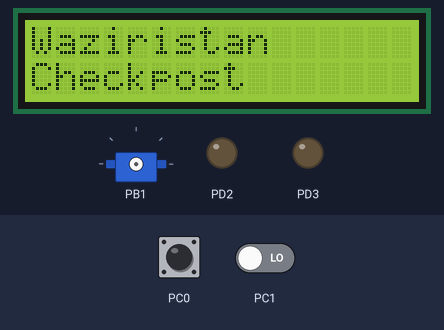
A program run on a simulated ATmega328P, built with avr-gcc and emulated at 16 MHz. On the bench: 16×2 character LCD, servo, output pins drawn as LEDs (lit = HIGH). Wiring (inferred from the names in the program): character LCD (HD44780): RS PD0; E PD1; data PD4, PD5, PD6, PD7. The test bench sets the inputs (shaded band); at power-on: PC0 LOW, PC1 LOW. Servo pulses on a pin are drawn as a servo (544–2400 µs = 0–180°); pins used as bus, display or sensor lines are not drawn.

Above: at 2.9 s.
3.0 s: PC0 driven HIGH
At 4.4 s:
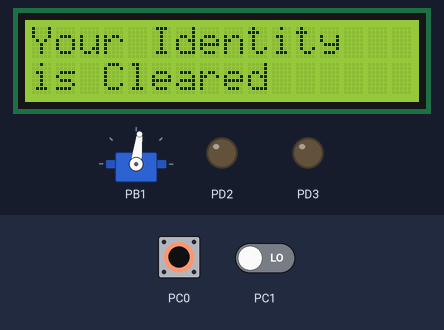
4.7 s: PC1 driven HIGH
At 5.4 s:
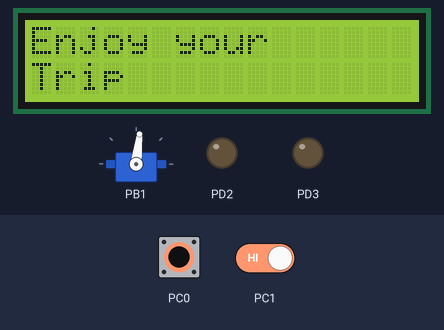
6.2 s: PC0 driven LOW
At 7.4 s:
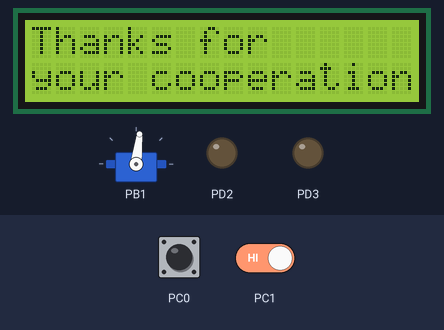
8.4 s: PC1 driven LOW
At 9.0 s:
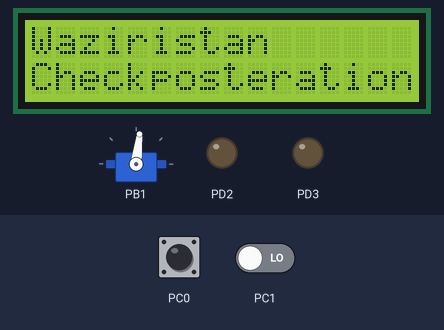
12.6 s: PC0 pulsed HIGH 2 times (0.12 s each, 0.3 s apart)
At 14.9 s:
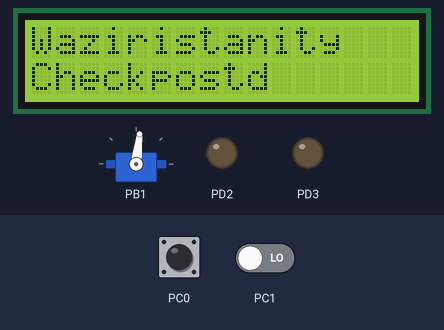
Timing chart, 0 to 16.4 s (numbered marks = the images above; inputs shaded):
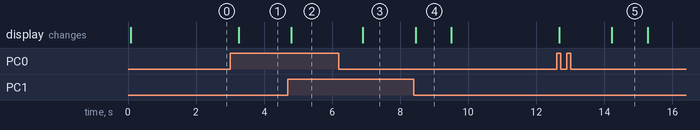

Measured:
- after the input at 3.0 s, the display: changes after 0.25 s (image 1)
- after the input at 4.7 s, the display: changes after 0.09 s (image 2)
- after the input at 6.2 s, the display: changes after 0.70 s (image 3)
- after the input at 8.4 s, the display: changes after 0.05 s (image 4)
- after the input at 12.6 s, the display: first changes after 0.08 s (image 5 shows a later state)
- what the display in image 4 shows lasts 1.1 s, from 8.4 s to 9.5 s

The program:

main.cpp
```cpp
/*
 * Lab_11.cpp
 *
 * Created: 7/4/2023 1:25:58 PM
 * Author : fahim
 */

#define F_CPU 16000000UL
#include <avr/io.h>
#include <util/delay.h>
#define LCD_Port PORTD
#define LCD_DPin  DDRD
#define RSPIN PD0
#define ENPIN PD1

void LCD_Action(unsigned char cmnd)
{
	LCD_Port = (LCD_Port & 0x0F) | (cmnd & 0xF0);
	LCD_Port &= ~ (1<<RSPIN);
	LCD_Port |= (1<<ENPIN);
	_delay_us(1);
	LCD_Port &= ~ (1<<ENPIN);
	_delay_us(200);
	LCD_Port = (LCD_Port & 0x0F) | (cmnd << 4);
	LCD_Port |= (1<<ENPIN);
	_delay_us(1);
	LCD_Port &= ~ (1<<ENPIN);
	_delay_ms(2);
}

void LCD_Init (void)
{
	LCD_DPin = 0xFF;
	_delay_ms(15);
	LCD_Action(0x33);
	LCD_Action(0x32);
	LCD_Action(0x28);
	LCD_Action(0x02);
	LCD_Action(0x0c);
	LCD_Action(0x06);
	LCD_Action(0x01);
	_delay_ms(2);
}

void LCD_Clear()
{
	LCD_Action (0x01);
	_delay_ms(2);
	LCD_Action (0x80);
}

void LCD_Print (char *str)
{
	int i;
	for(i=0; str[i]!=0; i++)
	{
		LCD_Port = (LCD_Port & 0x0F) | (str[i] & 0xF0);
		LCD_Port |= (1<<RSPIN);
		LCD_Port|= (1<<ENPIN);
		_delay_us(1);
		LCD_Port &= ~ (1<<ENPIN);
		_delay_us(200);
		LCD_Port = (LCD_Port & 0x0F) | (str[i] << 4);
		LCD_Port |= (1<<ENPIN);
		_delay_us(1);
		LCD_Port &= ~ (1<<ENPIN);
		_delay_ms(2);
	}
}

void LCD_Printpos (char row, char pos, char *str)
{
	if (row == 0 && pos<16)
	LCD_Action((pos & 0x0F)|0x80);
	else if (row == 1 && pos<16)
	LCD_Action((pos & 0x0F)|0xC0);
	LCD_Print(str);
}

void servo1 ()
{
	TCCR1A |=(1<<WGM11)|(1<<COM1A1);
	TCCR1B |= (1<<WGM12)|(1<<WGM13)|(1<<CS11);
	ICR1 = 39999;
	int offset = 800;
	{
		OCR1A = 1999+ offset;
		_delay_ms(500);
	}
}

void servo2 ()
{
	TCCR1A |=(1<<WGM11)|(1<<COM1A1);
	TCCR1B |= (1<<WGM12)|(1<<WGM13)|(1<<CS11);
	ICR1 = 39999;
	int offset = 800;
	{
		OCR1A = 999 - offset;
		_delay_ms(500);
	}
}

int main(void)
{
	LCD_Init();
	unsigned char z;
	DDRC = 0;

	while (1)
	{
		z = PINC;
		z = z & 0b00000011;

		switch(z)
		{
			case(0):
			{
				LCD_Printpos(0,0,"Waziristan");
				LCD_Printpos(1,0,"Checkpost");
				_delay_ms(1000);
				LCD_Clear();
				break;
			}
			case (1):
			{
				LCD_Clear();
				LCD_Printpos(0,0,"Your Identity");
				LCD_Printpos(1,0,"is Cleared");
				DDRB |= 1<<PINB1;
				servo1();
				_delay_ms(1000);
				break;
			}
			case (2):
			{
				LCD_Clear();
				LCD_Printpos(0,0,"Thanks for");
				LCD_Printpos(1,0,"your cooperation");
				DDRB |= 1<<PINB1;
				servo2();
				_delay_ms(1000);
				break;
			}
			case (3):
			{
				LCD_Clear();
				LCD_Printpos(0,0,"Enjoy your");
				LCD_Printpos(1,0,"Trip");
				_delay_ms(1000);
				break;
			}
		}

	}
	return 0;
}
```
